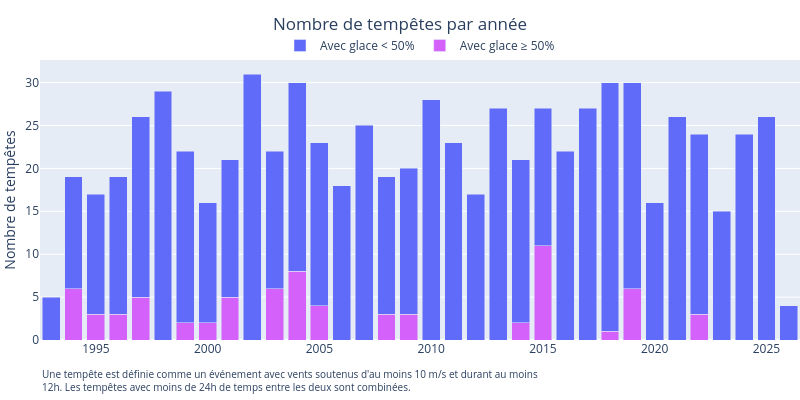

The notebook cell this image was saved under:
### Markdown cell above
## Détermination des périodes de retour de tempêtes

### Code cell
n_fig = create_storm_years_fig(
    storms,
    wind_threshold=wind_threshold,
    duration_threshold=duration_threshold,
)
intensity_fig = create_storm_intensity_fig(
    storms,
    wind_threshold=wind_threshold,
    duration_threshold=duration_threshold,
)
wind_rose_fig = create_storm_wind_rose(
    storms,
    wind_threshold=wind_threshold,
    duration_threshold=duration_threshold,
)
n_fig.write_image(figures_dir / "storm_n.svg")
intensity_fig.write_image(figures_dir / "storm_intensity.svg")
wind_rose_fig.write_image(figures_dir / "storm_wind_rose.svg")
n_fig.show()
intensity_fig.show()
wind_rose_fig.show()

### Figure 1 — Plotly figure (JSON) as saved in the notebook; plotly's stock layout.template omitted (floating-point values rounded to 4 significant figures)
{"data": [{"marker": {"color": "hsl(285, 94%, 68%)"}, "name": "Avec glace ≥ 50%", "type": "bar", "x": [1994, 1995, 1996, 1997, 1999, 2000, 2001, 2003, 2004, 2005, 2008, 2009, 2014, 2015, 2018, 2019, 2022], "y": [6, 3, 3, 5, 2, 2, 5, 6, 8, 4, 3, 3, 2, 11, 1, 6, 3]}, {"marker": {"color": "hsl(236, 94%, 68%)"}, "name": "Avec glace < 50%", "type": "bar", "x": [1993, 1994, 1995, 1996, 1997, 1998, 1999, 2000, 2001, 2002, 2003, 2004, 2005, 2006, 2007, 2008, 2009, 2010, 2011, 2012, 2013, 2014, 2015, 2016, 2017, 2018, 2019, 2020, 2021, 2022, 2023, 2024, 2025, 2026], "y": [5, 13, 14, 16, 21, 29, 20, 14, 16, 31, 16, 22, 19, 18, 25, 16, 17, 28, 23, 17, 27, 19, 16, 22, 27, 29, 24, 16, 26, 21, 15, 24, 26, 4]}], "layout": {"annotations": [{"align": "left", "font": {"size": 10}, "showarrow": false, "text": "Une tempête est définie comme un événement avec vents soutenus d'au moins 10 m/s et durant au moins<br>12h. Les tempêtes avec moins de 24h de temps entre les deux sont combinées.", "x": 0, "xanchor": "left", "xref": "paper", "y": 0, "yanchor": "top", "yref": "paper", "yshift": -25}], "barmode": "stack", "height": 400, "legend": {"orientation": "h", "x": 0.5, "xanchor": "center", "y": 1, "yanchor": "bottom"}, "margin": {"autoexpand": true, "b": 60, "l": 0, "r": 0, "t": 60}, "title": {"text": "Nombre de tempêtes par année", "x": 0.5, "xanchor": "center"}, "width": 800, "yaxis": {"title": {"text": "Nombre de tempêtes"}}}}
